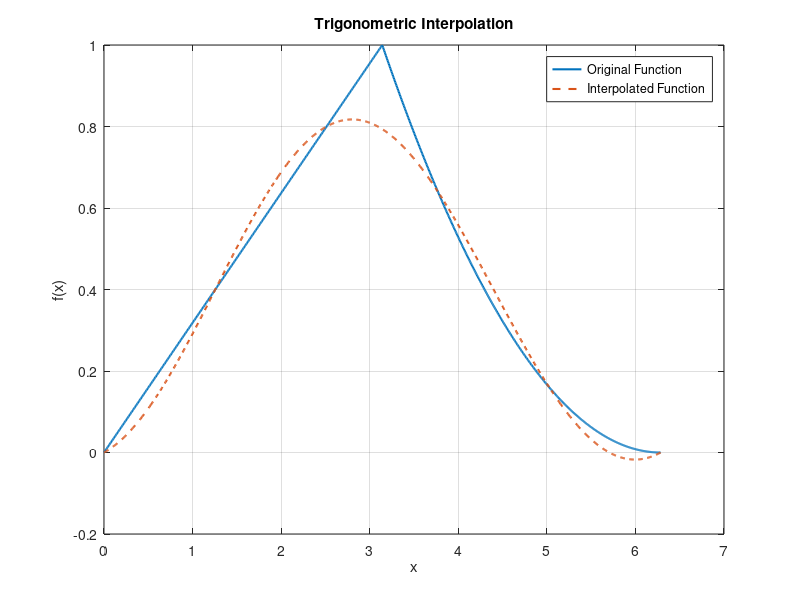

MATLAB code for this plot:
clear
clc
close all

% Define the function
f = @(x) (x <= pi) .* x/pi + (x > pi) .* (2 - x/pi).^2;

% Query points
xq = linspace(0, 2*pi, 1000);

% Plot the original function
figure;
plot(xq, f(xq), 'LineWidth', 1.5);
hold on;

% Number of points for interpolation
n = 4;
M = floor(n/2);

% Grid points
h = 2 * pi / (n + 1);
x_j = (0:n) * h;

% Preallocate Fourier coefficients
c_k = zeros(1, 2*M + 1);

% Compute Fourier coefficients
for k = -M:M
    S = 0;
    for j = 0:n
        S = S + f(x_j(j+1)) * exp(-1i * k * j * h);
    end
    c_k(k + M + 1) = 1/(n+1) * S;
end

% Trigonometric interpolation function
I = @(x) real(sum(c_k * exp(1i * (-M:M)' * x), 1));

% Plot the interpolated function
plot(xq, I(xq), '--', 'LineWidth', 1.5);
legend('Original Function', 'Interpolated Function');
title('Trigonometric Interpolation');
xlabel('x');
ylabel('f(x)');
grid on;